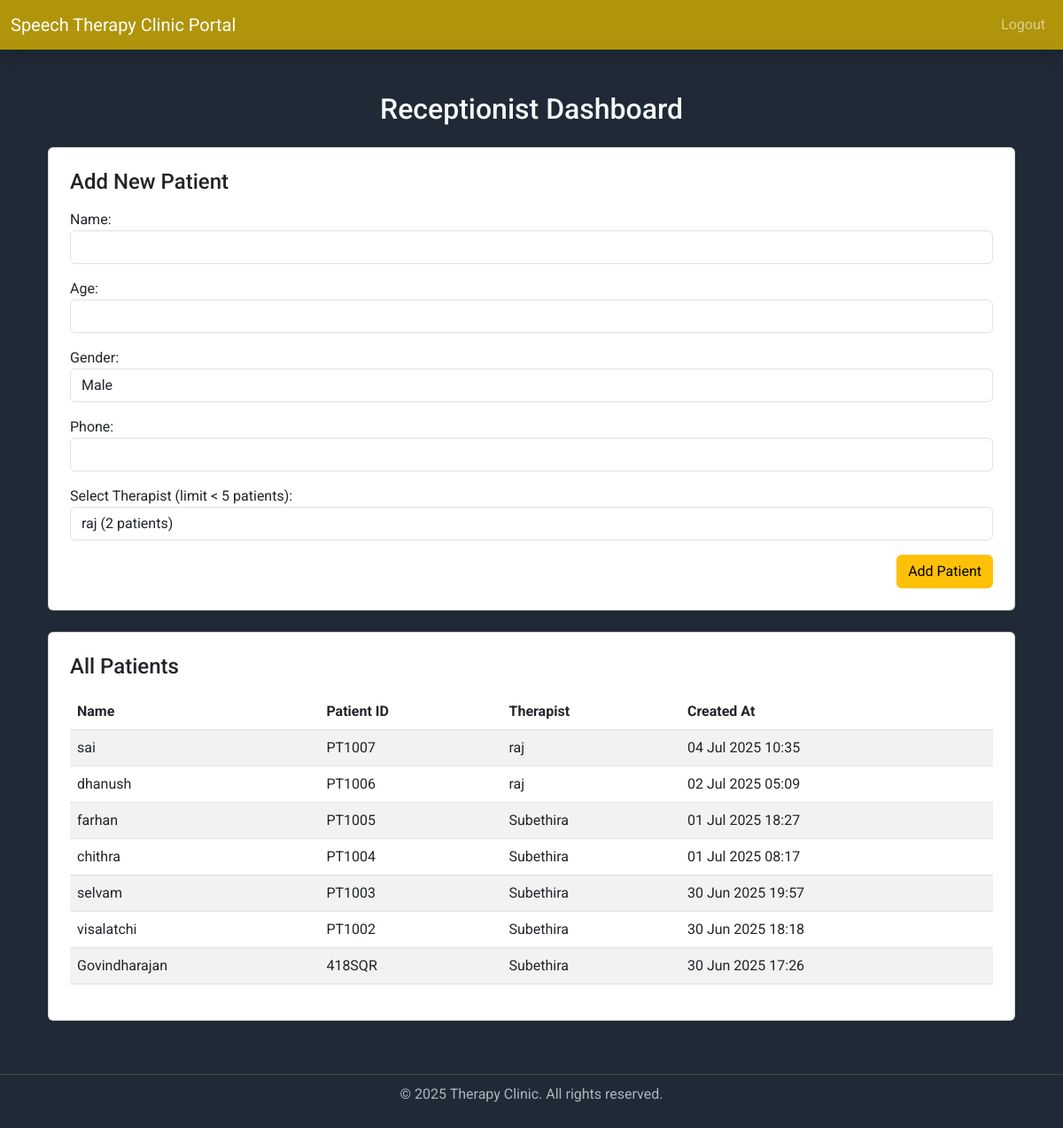
The page /receptionist_dashboard/ (signed in) on the database its author committed.
### core/models.py (models this page shows, shortened)
class Patient(models.Model):
    GENDER_CHOICES = [
        ('M', 'Male'),
        ('F', 'Female'),
        ('O', 'Other'),
    ]
    name = models.CharField(max_length=100)
    age = models.IntegerField()
    gender = models.CharField(max_length=1, choices=GENDER_CHOICES)
    phone = models.CharField(max_length=15)
    patient_id = models.CharField(max_length=10, unique=True, blank=True)
    is_first_time = models.BooleanField(default=True)
    therapist = models.ForeignKey(User, on_delete=models.SET_NULL, null=True, blank=True)
    created_at = models.DateTimeField(auto_now_add=True)
    final_therapist = models.ForeignKey(User, on_delete=models.SET_NULL, null=True, blank=True, related_name='final_therapist')
    case_supervisor = models.ForeignKey(User, on_delete=models.SET_NULL, null=True, blank=True, related_name='case_supervisor')
    rating = models.IntegerField(blank=True, null=True)

### core/views.py (the view, shortened to what this page needs)
# urls.py: path('receptionist_dashboard/', views.receptionist_dashboard, name='receptionist_dashboard'),
@login_required
def receptionist_dashboard(request):
    therapists = User.objects.filter(
        profile__role='therapist'
    ).annotate(
        patient_count=Count('patient')
    ).filter(patient_count__lt=5)
    patients = Patient.objects.all().order_by('-created_at')
    return render(request, 'receptionist_dashboard.html', {
        'therapists': therapists,
        'patients': patients
    })

### core/templates/receptionist_dashboard.html (shortened to what this page needs)
{% extends 'base.html' %}
{% block content %}
<div class="container mt-5">
    <h2 class="text-center mb-4">Receptionist Dashboard</h2>
    <div class="card p-4 mb-4">
        <h4 class="mb-3">Add New Patient</h4>
        <form method="POST">
            <div class="mb-3">
                <label>Name:</label>
                <input type="text" name="name" class="form-control" required>
            </div>
            <div class="mb-3">
                <label>Age:</label>
                <input type="number" name="age" class="form-control" required>
            </div>
            <div class="mb-3">
                <label>Gender:</label>
                <select name="gender" class="form-control" required>
                    <option value="M">Male</option>
                </select>
            </div>
            <div class="mb-3">
                <label>Phone:</label>
                <input type="text" name="phone" class="form-control" required>
            </div>
            <div class="mb-3">
                <label>Select Therapist (limit < 5 patients):</label>
                <select name="therapist" class="form-control" required>
                    {% for therapist in therapists %}
                        <option value="{{ therapist.id }}">{{ therapist.username }} ({{ therapist.patient_count }} patients)</option>
                    {% endfor %}
                </select>
            </div>
            <div class="text-end">
                <button type="submit" class="btn btn-warning">Add Patient</button>
            </div>
        </form>
    </div>
    <div class="card p-4">
        <h4 class="mb-3">All Patients</h4>
        <table class="table table-striped table-hover">
            <thead>
                <tr>
                    <th>Name</th>
                    <th>Patient ID</th>
                    <th>Therapist</th>
                    <th>Created At</th>
                </tr>
            </thead>
            <tbody>
                {% for patient in patients %}
                    <tr>
                        <td>{{ patient.name }}</td>
                        <td>{{ patient.patient_id }}</td>
                        <td>{{ patient.therapist.username }}</td>
                        <td>{{ patient.created_at|date:"d M Y H:i" }}</td>
                    </tr>
                {% empty %}
                    <tr><td colspan="4">No patients found.</td></tr>
                {% endfor %}
            </tbody>
        </table>
    </div>
</div>
{% endblock %}

### core/templates/base.html (shortened to what this page needs)
<!DOCTYPE html>
<html lang="en">
<head>
    <link href="https://cdn.jsdelivr.net/npm/bootstrap@5.3.0/dist/css/bootstrap.min.css" rel="stylesheet">
</head>
<body>
<nav class="navbar navbar-expand-lg navbar-dark shadow">
    <div class="container-fluid">
        <a class="navbar-brand" href="#">Speech Therapy Clinic Portal</a>
        <div class="collapse navbar-collapse justify-content-end">
            <ul class="navbar-nav">
                <li class="nav-item"><a class="nav-link" href="{% url 'logout' %}">Logout</a></li>
            </ul>
        </div>
    </div>
</nav>
<div class="container mt-4">
    {% block content %}{% endblock %}
</div>
<footer>
    <p>&copy; 2025 Therapy Clinic. All rights reserved.</p>
</footer>
</body>
</html>

### core/templates/base.html (style rules this page uses)
body { font-family: 'Roboto', sans-serif; }
body { background-color: #1f2a36; color: #f8f9fa; }
.navbar { background-color: #b0940a; }
footer { margin-top: 60px; padding: 10px; text-align: center; color: #adb5bd; border-top: 1px solid #444; }

### rows shown on the page
Patient: name "sai", patient_id "PT1007", therapist.username "raj", created_at "04 Jul 2025 10:35"
Patient: name "dhanush", patient_id "PT1006", therapist.username "raj", created_at "02 Jul 2025 05:09"
Patient: name "farhan", patient_id "PT1005", therapist.username "Subethira", created_at "01 Jul 2025 18:27"
Patient: name "chithra", patient_id "PT1004", therapist.username "Subethira", created_at "01 Jul 2025 08:17"
Patient: name "selvam", patient_id "PT1003", therapist.username "Subethira", created_at "30 Jun 2025 19:57"
Patient: name "visalatchi", patient_id "PT1002", therapist.username "Subethira", created_at "30 Jun 2025 18:18"
Patient: name "Govindharajan", patient_id "418SQR", therapist.username "Subethira", created_at "30 Jun 2025 17:26"

### other values the page prints
form field therapist "raj (2 patients)"
